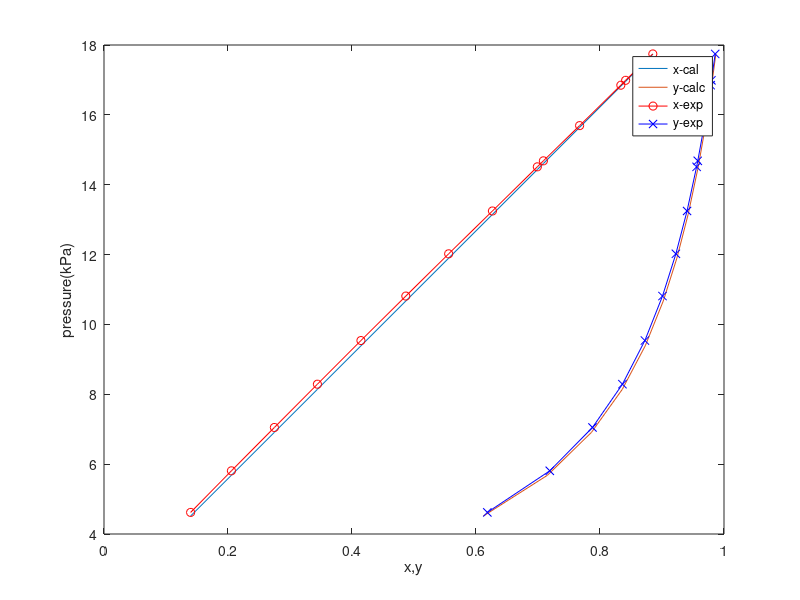
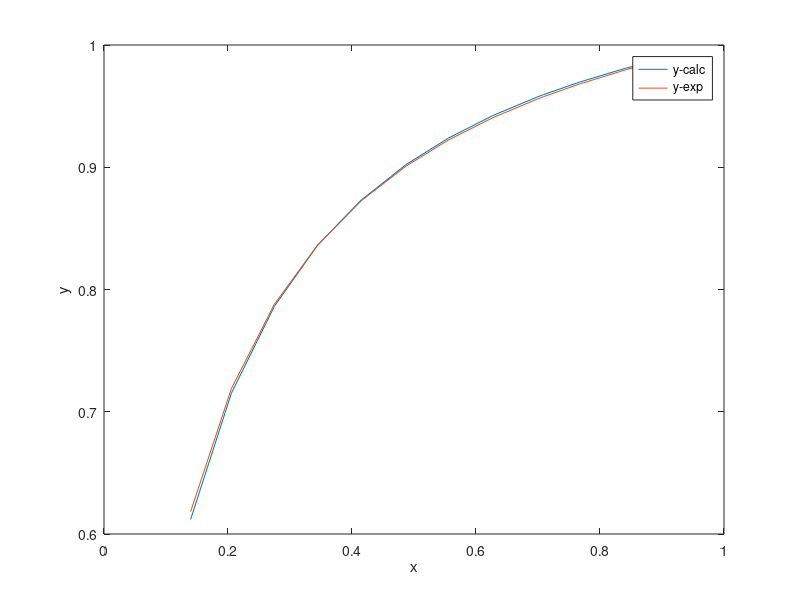
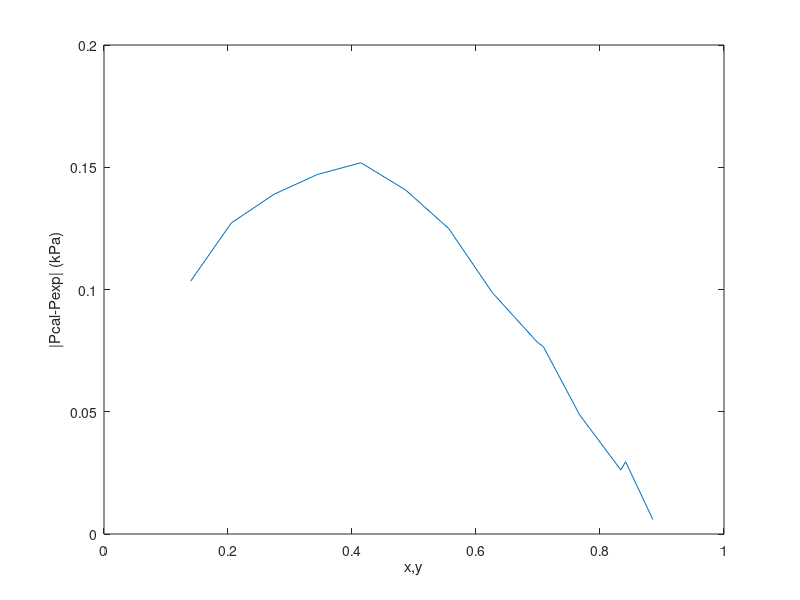

Source code (MATLAB) for these figures, in order:
m = [4.618 0.13970 0.61830;
5.809 0.20550 0.71900;
7.050 0.27480 0.78790;
8.289 0.34420 0.83620;
9.539 0.41440 0.87240;
10.812 0.48680 0.90080;
12.022 0.55590 0.92240;
13.248 0.62650 0.94040;
14.512 0.69890 0.95580;
14.684 0.70870 0.95770;
15.692 0.76710 0.96810;
16.849 0.83360 0.97850;
16.989 0.84130 0.97970;
17.744 0.88520 0.98580];

pex=m(:,1);
x=m(:,2);
yex=m(:,3);
t=308-273;
p1= 10^(6.87987-(1196.76/(219.161+t)));
p2= 10^(6.99053-(1453.430/(215.310+t)));
y=zeros(1,14);
p=zeros(1,14);
pdash=zeros(1,14);

for i=1:1:14
    y(i)=x(i)*p1/(x(i)*p1+(1-x(i))*p2);
    p(i)=(x(i)*p1*0.133322)/y(i);
    pdash(i)=abs(p(i)-pex(i));
end
figure
plot(x,p);
hold on;
plot(y,p);
plot(x,pex,'-ro');
plot(yex,pex,'-bx');
xlabel('x,y');
ylabel('pressure(kPa)');
legend('x-cal','y-calc','x-exp','y-exp');
hold off;



figure
plot(x,y);
hold on;
plot(x,yex);
xlabel('x');
ylabel('y');
legend('y-calc','y-exp');
hold off;

figure
plot(x,pdash);
xlabel('x,y');
ylabel('|Pcal-Pexp| (kPa)');